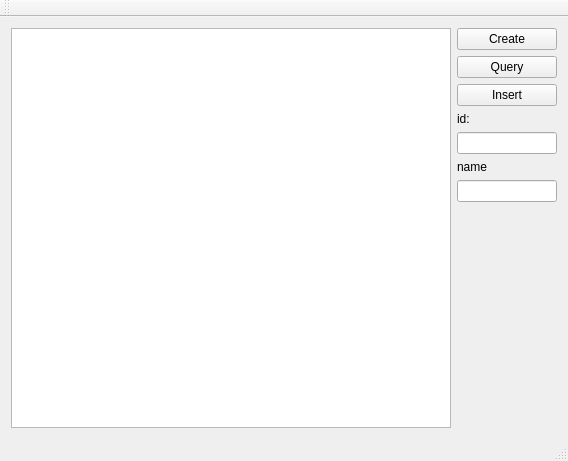
<?xml version="1.0" encoding="UTF-8"?>
<ui version="4.0">
 <class>MainWindow</class>
 <widget class="QMainWindow" name="MainWindow">
  <property name="geometry">
   <rect>
    <x>0</x>
    <y>0</y>
    <width>568</width>
    <height>461</height>
   </rect>
  </property>
  <property name="windowTitle">
   <string>MainWindow</string>
  </property>
  <widget class="QWidget" name="centralWidget">
   <layout class="QGridLayout" name="gridLayout">
    <item row="0" column="1">
     <layout class="QVBoxLayout" name="verticalLayout">
      <item>
       <widget class="QPushButton" name="pushButton">
        <property name="maximumSize">
         <size>
          <width>100</width>
          <height>16777215</height>
         </size>
        </property>
        <property name="text">
         <string>Create</string>
        </property>
       </widget>
      </item>
      <item>
       <widget class="QPushButton" name="pushButton_2">
        <property name="maximumSize">
         <size>
          <width>100</width>
          <height>16777215</height>
         </size>
        </property>
        <property name="text">
         <string>Query</string>
        </property>
       </widget>
      </item>
      <item>
       <widget class="QPushButton" name="pushButton_Insert">
        <property name="maximumSize">
         <size>
          <width>100</width>
          <height>16777215</height>
         </size>
        </property>
        <property name="text">
         <string>Insert</string>
        </property>
       </widget>
      </item>
      <item>
       <widget class="QLabel" name="label">
        <property name="text">
         <string>id:</string>
        </property>
       </widget>
      </item>
      <item>
       <widget class="QLineEdit" name="lineEdit_id">
        <property name="maximumSize">
         <size>
          <width>100</width>
          <height>16777215</height>
         </size>
        </property>
       </widget>
      </item>
      <item>
       <widget class="QLabel" name="label_2">
        <property name="text">
         <string>name</string>
        </property>
       </widget>
      </item>
      <item>
       <widget class="QLineEdit" name="lineEdit_name">
        <property name="maximumSize">
         <size>
          <width>100</width>
          <height>16777215</height>
         </size>
        </property>
       </widget>
      </item>
      <item>
       <spacer name="verticalSpacer">
        <property name="orientation">
         <enum>Qt::Vertical</enum>
        </property>
        <property name="sizeHint" stdset="0">
         <size>
          <width>20</width>
          <height>40</height>
         </size>
        </property>
       </spacer>
      </item>
     </layout>
    </item>
    <item row="0" column="0">
     <widget class="QTableView" name="tableView"/>
    </item>
   </layout>
  </widget>
  <widget class="QMenuBar" name="menuBar">
   <property name="geometry">
    <rect>
     <x>0</x>
     <y>0</y>
     <width>568</width>
     <height>25</height>
    </rect>
   </property>
  </widget>
  <widget class="QToolBar" name="mainToolBar">
   <attribute name="toolBarArea">
    <enum>TopToolBarArea</enum>
   </attribute>
   <attribute name="toolBarBreak">
    <bool>false</bool>
   </attribute>
  </widget>
  <widget class="QStatusBar" name="statusBar"/>
 </widget>
 <layoutdefault spacing="6" margin="11"/>
 <resources/>
 <connections/>
</ui>
